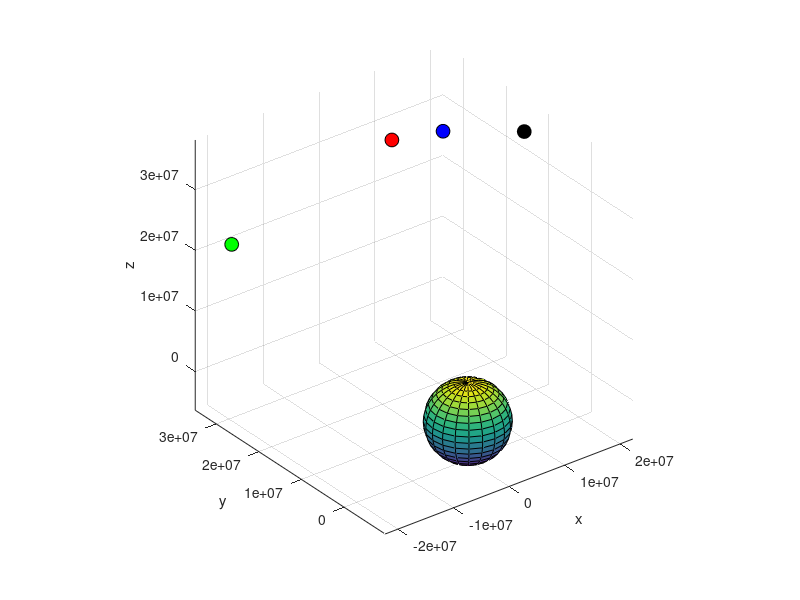

This chart was generated by the following MATLAB code: (Note: this script raises an error after producing the figure.)
% inserimento dati
theta=[pi/6,2*pi/9,5*pi/36,pi/3];

phi=[pi/6,pi/3,pi/2,2*pi/3];
rs=42.168e6; % raggio orbita geostazionaria in metri
c=299792; % velocità della luce in metri

% tempi di spedizione del segnale
ts=[0.0,0.1,0.2,0.05];
% tempi di ricezione del segnale
tr=[120.3312573558543,121.9281015231533,125.5843020645584,136.4331045023147];

% trasformazione delel coordinate sferiche in coordinate cartesiane
S=zeros(4,3); % S conterrà le coordinate cartesiane
% riga <--> satellite
for i=1:4
    S(i,:)=[rs*sin(theta(i))*cos(phi(i)), rs*sin(theta(i))*sin(phi(i)), rs*cos(theta(i))];
end

% definisco la funzione F del sistema
% x(1)=x_R, x(2)=y_R, x(3)=z_R, x(4)=delta
f=@(x)[sqrt((S(1,1)-x(1))^2+(S(1,2)-x(2))^2+(S(1,3)-x(3))^2)-c*(tr(1)-ts(1))-c*x(4);
       sqrt((S(2,1)-x(1))^2+(S(2,2)-x(2))^2+(S(2,3)-x(3))^2)-c*(tr(2)-ts(2))-c*x(4);
       sqrt((S(3,1)-x(1))^2+(S(3,2)-x(2))^2+(S(3,3)-x(3))^2)-c*(tr(3)-ts(3))-c*x(4);
       sqrt((S(4,1)-x(1))^2+(S(4,2)-x(2))^2+(S(4,3)-x(3))^2)-c*(tr(4)-ts(4))-c*x(4)];

tol=1e-9;
kmax=100;
B0=eye(4); % matrice identità

[x,y,z]=sphere; % valuta n punti sulla superficie della sfera di centro l'origine e raggio 1
rt=6.371e6;
x0=[rt*sin(theta(1))*cos(phi(1));rt*sin(theta(1))*sin(phi(1));rt*cos(theta(1));0];

xt=x*rt;yt=y*rt;zt=z*rt;
surf(xt,yt,zt); axis equal;
hold on

% disegno i satelliti
plot3(S(1,1),S(1,2),S(1,3),"ko","Markersize",10,"Markerfacecolor","k")
plot3(S(2,1),S(2,2),S(2,3),"ko","Markersize",10,"Markerfacecolor","b")
plot3(S(3,1),S(3,2),S(3,3),"ko","Markersize",10,"Markerfacecolor","r")
plot3(S(4,1),S(4,2),S(4,3),"ko","Markersize",10,"Markerfacecolor","g")
xlabel("x"); ylabel("y"); zlabel("z")

% chiamo Broyden
[zero,res,niter,err]=broyden(f,B0,x0,tol,kmax)
plot3(zero(1),zero(2),zero(3),"ko","Markersize",10,"Markerfacecolor","k")